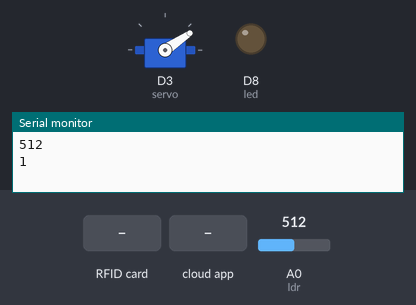
The sketch below on a simulated ESP8266 (NodeMCU). On the bench: servo, output pins drawn as LEDs (lit = HIGH), the last lines printed to the serial monitor. The test bench sets the inputs (shaded band); at power-on: A0 (ldr) = 512. WiFi joins after 1.5 s; servers stay silent unless stated; the Firebase database answers and starts empty.

Above: at 1.2 s.
1.3 s: RFID card B6 1D 61 AC held to the reader
At 4.3 s:
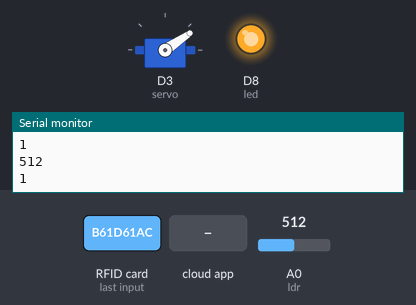
5.0 s: the phone or cloud app sets servoPos to 1
At 6.5 s:
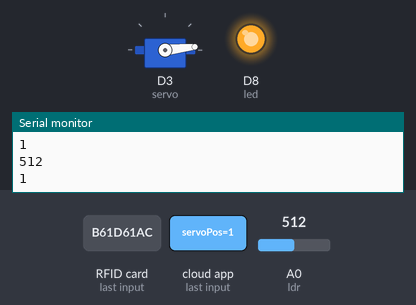
7.2 s: RFID card 74 42 07 85 held to the reader
At 8.9 s:
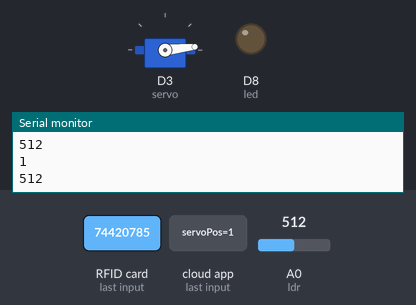
9.4 s: the phone or cloud app sets servoPos to 0
At 11.0 s:
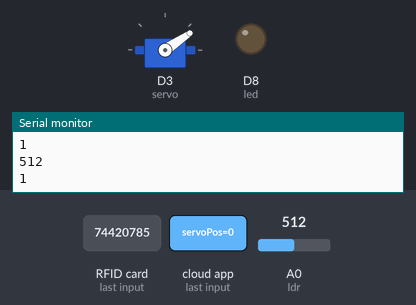
Timing chart, 0 to 12.5 s (numbered marks = the images above; inputs shaded):
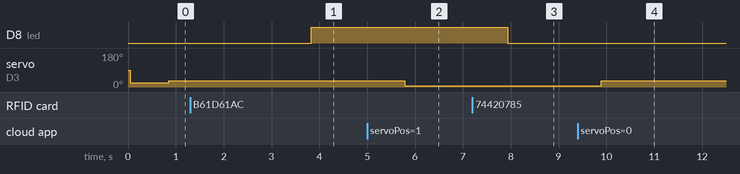

Measured:
- after the input at 1.3 s, D8 (led): LOW → HIGH after 2.5 s
- after the input at 5.0 s, servo on D3 (servo): 34° → 6° after 0.78 s
- after the input at 7.2 s, D8 (led): HIGH → LOW after 0.74 s
- after the input at 9.4 s, servo on D3 (servo): 6° → 34° after 0.49 s

The sketch:

Servo_Lampu.ino
```cpp
#include <Servo.h>
#include <ESP8266WiFi.h>
#include "FirebaseESP8266.h"
#include <MFRC522.h>
#include <SPI.h>

#define MFRC_RST D1
#define MFRC_SS D2

#define FIREBASE_HOST "project-akhir-71160036.firebaseio.com"
#define FIREBASE_AUTH "zPPwprzDA9sTpe5PFKQZBR11nrqFzukpULt1rTjp"
#define WIFI_SSID "71160036"
#define WIFI_PASS "vanguard999"

#define ldr A0
#define led D8

MFRC522 mfrc522(MFRC_SS, MFRC_RST);
FirebaseData firebaseData;
Servo servo;


String path = "/Node1";
int oldLdr;
int newLdr;
String uid = "";

void setup() {
  // put your setup code here, to run once:
  Serial.begin(9600);
  SPI.begin();
  mfrc522.PCD_Init();
  servo.attach(D3);

  pinMode(led,OUTPUT);
  pinMode(ldr,INPUT);

  digitalWrite(led,LOW);
  oldLdr = analogRead(ldr);
  servo.write(22);

  Firebase.begin(FIREBASE_HOST,FIREBASE_AUTH);

  WiFi.disconnect();
}

void loop() {
  delay(500);
  // put your main code here, to run repeatedly:
  if(WiFi.status() != WL_CONNECTED){
    digitalWrite(led,LOW);
  }else{
    digitalWrite(led,HIGH);
  }
  newLdr = analogRead(ldr);
  Serial.println(newLdr);

  if(newLdr != oldLdr){
    Firebase.setInt(firebaseData, path + "/ldr", newLdr);
    oldLdr = newLdr;
  }

  int pos = Firebase.getInt(firebaseData, path + "/servoPos"); //this code here is necessary i don't know why, but this is what makes the code bellow to works
  Serial.println(pos);
  //update pos value
  if(Firebase.getInt(firebaseData, path + "/servoPos")){
      if(firebaseData.intData() == 1){
        servo.write(6);
      }else if(firebaseData.intData() == 2){
        servo.write(22);
      }else{
        servo.write(34);
   }
  }
  //^^^This Code

    if(mfrc522.PICC_IsNewCardPresent()) { // Look for new cards
      if(mfrc522.PICC_ReadCardSerial()) { // Select one of the cards
        /*Serial.println("UID Scanned");
        Serial.print("Card UID : ");*/ //for checking purpose
        String content = "";

        for (byte i = 0; i < mfrc522.uid.size; i++) {
          // Dump a byte array as hex values to String
          content.concat(String(mfrc522.uid.uidByte[i] < 0x10 ? " 0" : " "));
          content.concat(String(mfrc522.uid.uidByte[i], HEX)); //
      }

      content.toUpperCase(); // Make string become UPPERCASE
      mfrc522.PICC_HaltA();
      if(content.substring(1) == "B6 1D 61 AC") { // Change UID of the card that you want to give access, for example A0 B1 C2 D3
        // Do something with access granted
        WiFi.begin(WIFI_SSID,WIFI_PASS);
      }

      if(content.substring(1) == "74 42 07 85"){
        // Do something with access denied
        WiFi.disconnect();
      }
      uid = content.substring(1);
      Serial.print("Scanned card: ");
      Serial.println(uid); //check scanned UID and print to serial
    }
  }
}
```
